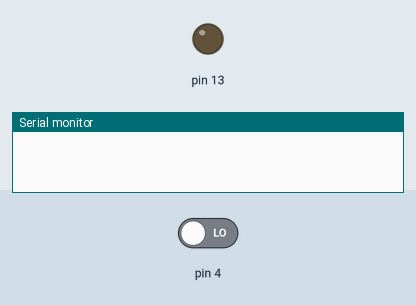
Recording of a sketch running on a simulated Arduino Uno, built with avr-gcc and run on an emulated ATmega328P. Shown: output pins drawn as LEDs (lit = HIGH), the last lines printed to the serial monitor. Dashed ring = blinking. Inputs (shaded band) come from the test bench; at power-on: pin 4 LOW.

Above: at 1.2 s.
1.3 s: pin 4 driven HIGH
At 2.2 s:
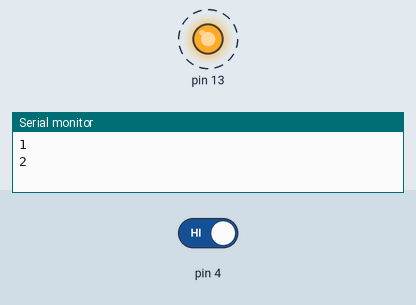
4.3 s: pin 4 driven LOW
At 5.3 s:
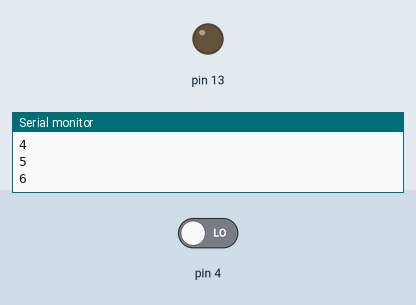
Timing chart, 0 to 7.3 s (numbered marks = the images above; inputs shaded):
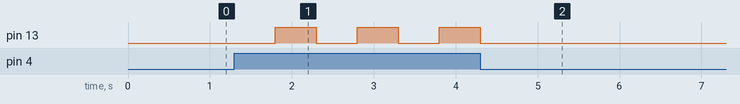

The sketch:

INPUTBouton.ino
```cpp
int i=0;
void setup() {
  // put your setup code here, to run once:

  pinMode(4,INPUT);
  pinMode(5,INPUT);
   pinMode(6,INPUT);
    pinMode(7,INPUT);
     pinMode(8,INPUT);
     pinMode(13,OUTPUT);

   Serial.begin(9600);

}

void loop() {
  // put your main code here, to run repeatedly:

  if (digitalRead(4)==HIGH)

   {
     i++;
     Serial.println(i);
     delay(500);
    if(i%2==1)
    {
    digitalWrite(13,HIGH);
    }
     else
       digitalWrite(13,LOW);
   }
   /*else
    digitalWrite(13,LOW);*/


}
```

Measured:
- after the input at 1.3 s, pin 13: alternates HIGH for 0.50 s and LOW for 0.50 s, starting after 0.50 s
- after the input at 4.3 s, pin 13: goes on until 4.3 s, then stays LOW
